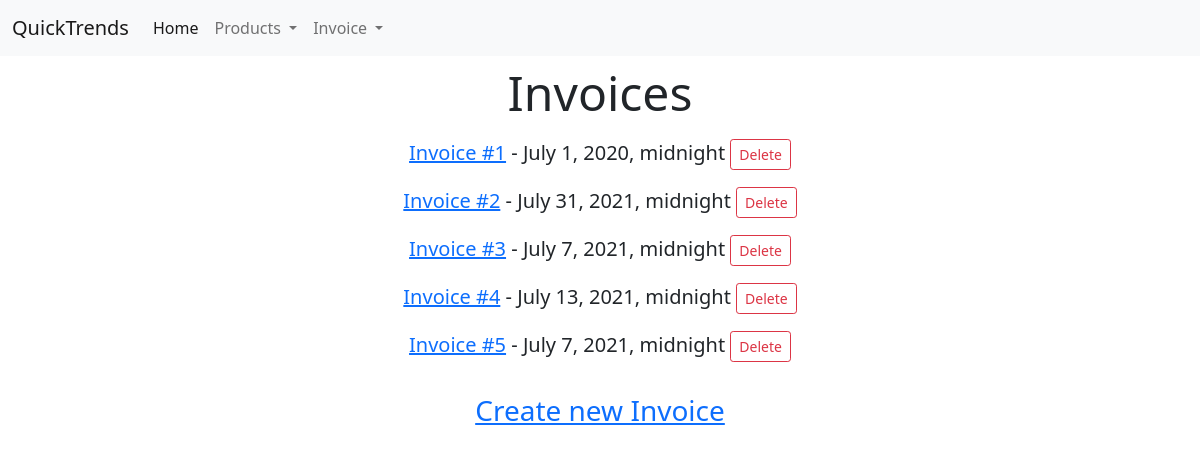
The page /invoices/ on the database as committed earlier.
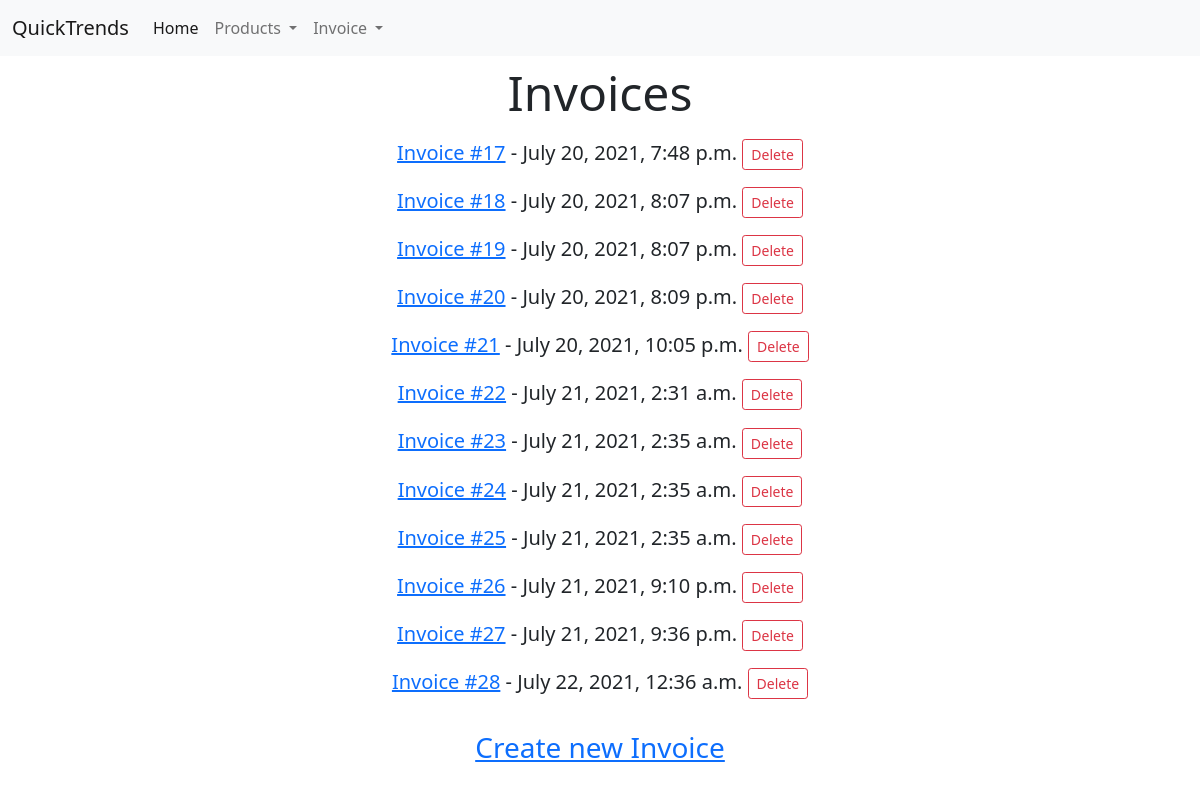
The same page on the database as committed later.
### Invoices/models.py (models this page shows, shortened)
class Invoice(models.Model):
    date = models.DateTimeField(auto_now_add=True)
    products = models.ManyToManyField(Product, related_name='proditem', through='Item')
    def __str__(self):
        return 'Invoice #' + str(self.pk)
    class Meta:
        verbose_name = 'Invoice'

### Invoices/views.py (the view)
# urls.py: path('', InvoiceHome.as_view(), name='invoice-home'),
class InvoiceHome(ListView):
    model = Invoice
    template_name = 'Invoices/invoice-home.html'

### Invoices/templates/Invoices/invoice-home.html (shortened to what this page needs)
{% extends "base.html" %}
    {% block body %}
        <div class="container">
            <div class="row mx-5 justify-content-between text-center">
                <div class="col-12">
                    <h3 class="display-5 py-2">Invoices</h3>
                    {% for invoice in invoice_list %}
                        <p class="lead"><a href="{% url 'invoices:invoice-detail' invoice.id %}">{{ invoice }}</a> - {{ invoice.date }}
                            <button type="button" onclick="document.location='{% url 'invoices:invoice-delete' invoice.id %}'" class="btn btn-outline-danger btn-sm">Delete</button></p>
                    {% endfor %}
                    <h3 class="py-3"><a href="{% url 'inventory:productcreate' %}">Create new Invoice</a></h3>
                </div>
            </div>
        </div>
    {% endblock body %}

### templates/base.html (shortened to what this page needs)
<!DOCTYPE html>
<html lang="en">
<head>
    {% block imports %}
        <link href="https://cdn.jsdelivr.net/npm/bootstrap@5.0.2/dist/css/bootstrap.min.css" rel="stylesheet">
    {% endblock imports %}
</head>
<body>
{% block navbar %}
    <nav class="navbar navbar-expand-lg navbar-light bg-light">
        <div class="container-fluid">
            <a class="navbar-brand" href="{% url "dashboard:index" %}">QuickTrends</a>
            <div class="collapse navbar-collapse" id="navbarNavDropdown">
                <ul class="navbar-nav">
                    <li class="nav-item">
                        <a class="nav-link active" aria-current="page" href="{% url "dashboard:index" %}">Home</a>
                    </li>
                    <li class="nav-item dropdown">
                        <a class="nav-link dropdown-toggle" href="#" id="navbarDropdownMenuLink" role="button" data-bs-toggle="dropdown" aria-expanded="false">
                            Products
                        </a>
                    </li>
                    <li class="nav-item dropdown">
                        <a class="nav-link dropdown-toggle" href="#" id="navbarDropdownMenuLink" role="button" data-bs-toggle="dropdown" aria-expanded="false">
                            Invoice
                        </a>
                    </li>
                </ul>
            </div>
        </div>
    </nav>
{% endblock navbar%}
{% block body %}
{% endblock body %}
</body>
</html>

Rows that differ between the two databases and show on the page:
removed Invoice: id "Invoice #1", date "July 1, 2020, midnight"
removed Invoice: id "Invoice #2", date "July 31, 2021, midnight"
removed Invoice: id "Invoice #3", date "July 7, 2021, midnight"
removed Invoice: id "Invoice #4", date "July 13, 2021, midnight"
removed Invoice: id "Invoice #5", date "July 7, 2021, midnight"
added Invoice: id "Invoice #17", date "July 20, 2021, 7:48 p.m."
added Invoice: id "Invoice #18", date "July 20, 2021, 8:07 p.m."
added Invoice: id "Invoice #19", date "July 20, 2021, 8:07 p.m."
added Invoice: id "Invoice #20", date "July 20, 2021, 8:09 p.m."
added Invoice: id "Invoice #21", date "July 20, 2021, 10:05 p.m."
added Invoice: id "Invoice #22", date "July 21, 2021, 2:31 a.m."
added Invoice: id "Invoice #23", date "July 21, 2021, 2:35 a.m."
added Invoice: id "Invoice #24", date "July 21, 2021, 2:35 a.m."
added Invoice: id "Invoice #25", date "July 21, 2021, 2:35 a.m."
added Invoice: id "Invoice #26", date "July 21, 2021, 9:10 p.m."
added Invoice: id "Invoice #27", date "July 21, 2021, 9:36 p.m."
added Invoice: id "Invoice #28", date "July 22, 2021, 12:36 a.m."
